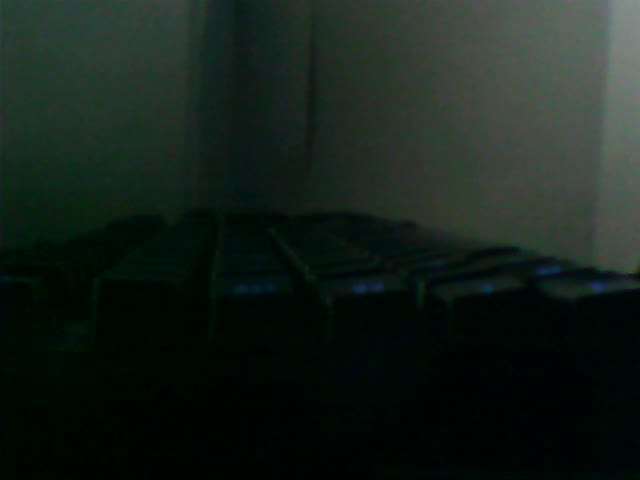
#> input picture video/sideback.png, 640 x 480 px
$ python -i functies.py   (imports and definitions only)
#> lines starting #> are read from the running program, lines starting #| are printed output that depends on the picture; after the words box and inside, x2 and y2 are one past the last pixel; in counts of white or black regions, pixels touching at a corner belong together
#> further down, picture is the input picture: shape (480, 640, 3); mean B, G, R 26.7, 32.2, 22.2
import cv2
import numpy as np
from tqdm import tqdm

# [126 lines left out: functions neemBackground, draai180, maakToetsBoxFile, maakToetsGrensFile, leesKeyboundIn, leesToetsgrensIn, not called in this run]

def vingerPixel(img):	#geef coordinaat van vingertop (groene stip) in afbeelding
	hsv = cv2.cvtColor(img, cv2.COLOR_BGR2HSV)
#> hsv: shape (480, 640, 3); mean H, S, V 73.2, 159.6, 32.4

	seglow = np.array([20, 10, 80])
	seghigh = np.array([100, 230, 220])
	mask = cv2.inRange(hsv, seglow, seghigh) #hsv segmentatie van groene stip op vingertop
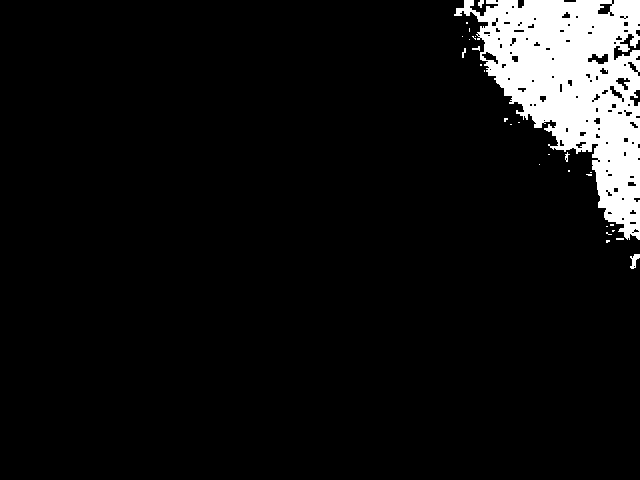
#> mask: shape (480, 640); 7.2% white; 28 white regions (22 under 20 px), largest, box (x1, y1, x2, y2) and area: (454, 0, 640, 240) 21858, (630, 254, 640, 269) 81, (478, 0, 484, 8) 32, (565, 152, 570, 162) 23, (462, 48, 466, 58) 22, (472, 46, 480, 51) 21

	kernel = np.ones((7,7), np.uint8)
	erodil = cv2.morphologyEx(mask, cv2.MORPH_OPEN, kernel)
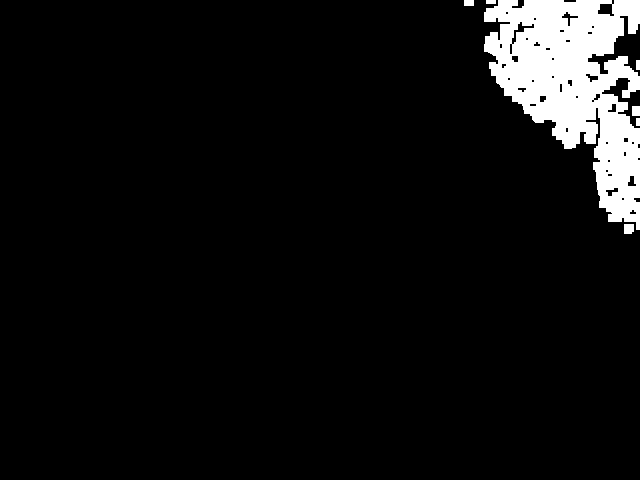
#> erodil: shape (480, 640); 6.4% white; 7 white regions

	contours, hierarchy = cv2.findContours(erodil, cv2.RETR_TREE, cv2.CHAIN_APPROX_SIMPLE)
#> contours = 49 contours, 25 with area under 20; largest, box (x1, y1, x2, y2) and area: (484, 0, 640, 230) 19564, (597, 3, 615, 17) 162, (511, 21, 535, 45) 153, (561, 11, 579, 27) 90, (624, 224, 634, 234) 78

	if len(contours) == 0:	#geen contour gevonden (dus geen vingertop gevonden)
		return (0, 0)

	m = max(contours, key = cv2.contourArea)  #zoek grootste contour volgens oppervlakte (ruis wegwerken)
#> m = contour of 383 points, box (x1, y1, x2, y2) (484, 0, 640, 230), area 19564
	(x,y), r = cv2.minEnclosingCircle(m)	#neem middenpunt van gebied (= midden van groene stip op vinger)
#> x = 568.3; y = 114.5; r = 134.6

	#debug info
	cv2.circle(img, (int(x), int(y)), 5, (0, 0, 255), 2)
#> img: shape (480, 640, 3); 0.03% of pixels changed, all inside (x1, y1, x2, y2) = (562, 108, 575, 121)
	cv2.imshow("ToetsPunt", img)

	return (x,y)

# [32 lines left out: functions welkeLetter, contactSide, contactVinger, contactDubbel, not called in this run]

>>> import cv2
>>> picture = cv2.imread('video/sideback.png')
>>> result = vingerPixel(picture)
#> result = (568.3, 114.5)
